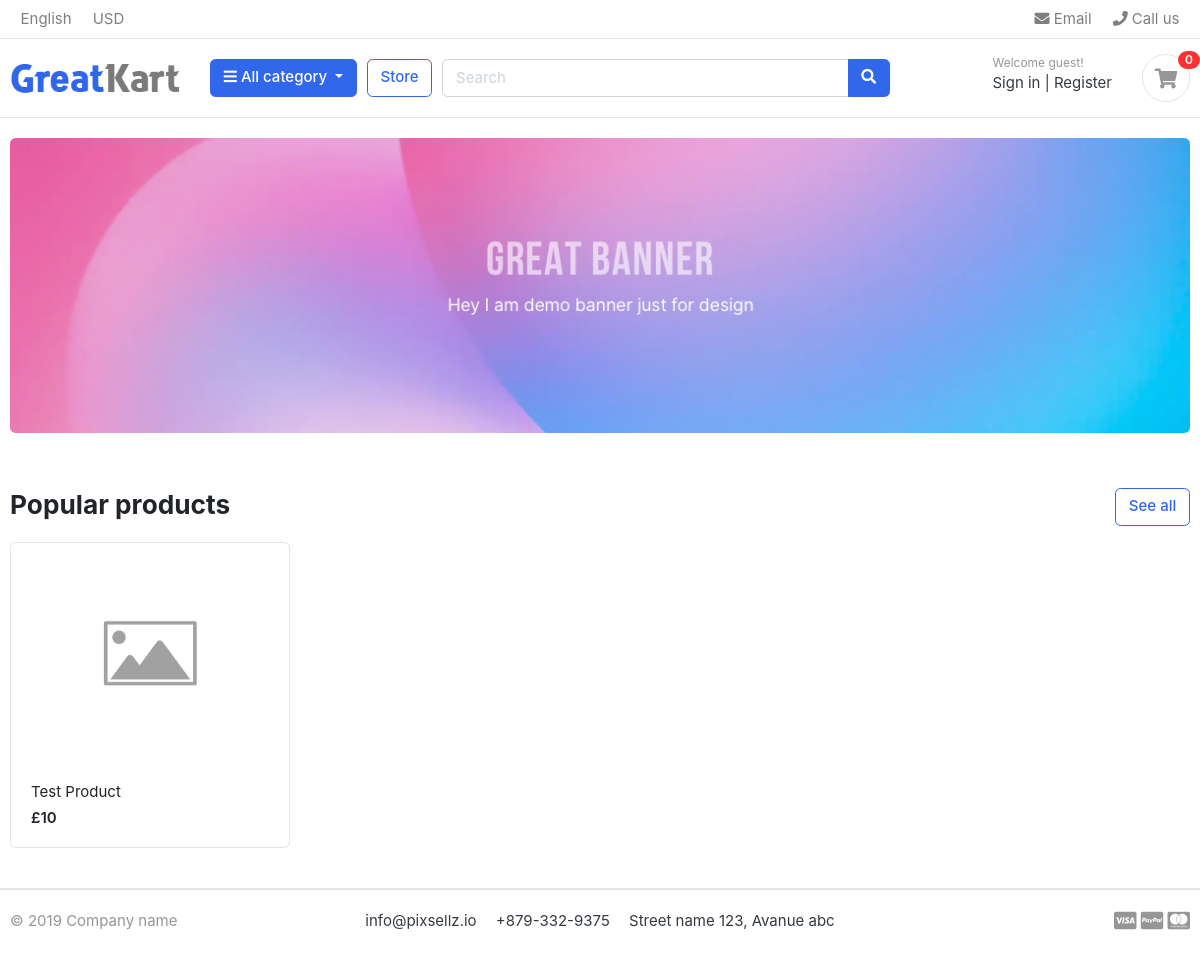
The page / on the database its author committed.
### store/models.py (models this page shows, shortened)
class Product(models.Model):
    product_name = models.CharField(max_length=200, unique=True)
    product_slug = models.SlugField(max_length=200, unique=True)
    product_sku = models.CharField(max_length=25, unique=True)
    product_description = models.CharField(max_length=500, blank=True)
    product_price = models.IntegerField()
    product_special_price = models.IntegerField(default=0)
    product_images = models.ImageField(upload_to='images/products', blank=True)
    product_stock = models.IntegerField()
    is_available = models.BooleanField(default=True)
    product_category = models.ForeignKey(Category, on_delete=models.CASCADE)
    created_at = models.DateTimeField(auto_now_add=True)
    updated_at = models.DateTimeField(auto_now=True)
    def get_product_url(self):
        return reverse('product_detail', args=[self.product_category.category_slug, self.product_slug])

### infiniteShopper/views.py (the view)
# urls.py: 2. Add a URL to urlpatterns:  path('', views.home, name='home')
def home(request):
    products = Product.objects.all().filter(is_available=True)
    context = {
        'products': products,
    }
    return render(request, 'home.html', context)

### cart/context_processors.py (called while the page is built)
def get_cart_item_total(request):
    try:
        cart = Cart.objects.get(quote_id=_get_quote_id(request))
        cart_items = CartItem.objects.filter(cart=cart, is_active=True)
        item_total = cart_items.count()
    except Cart.DoesNotExist:
        item_total = 0
    return dict(item_total=item_total)

### cart/views.py (called while the page is built)
def _get_quote_id(request):
    quote = request.session.session_key
    if not quote:
        quote = request.session.create
    return quote

### category/context_processors.py (called while the page is built)
def navigation_links(request):
    links = Category.objects.all()
    return dict(links=links)

### category/models.py (called while the page is built)
    def get_slug_url(self):
        return reverse('products_by_category', args=[self.category_slug])

### templates/home.html
{% extends 'base.html' %}
{% load static %}
{% block content %}
<section class="section-intro padding-y-sm">
<div class="container">
<div class="intro-banner-wrap">
	<img src="{% static 'images/banners/1.jpg' %}" class="img-fluid rounded">
</div>
</div>
</section>
<section class="section-name padding-y-sm">
<div class="container">
<header class="section-heading">
	<a href="{% url 'store' %}" class="btn btn-outline-primary float-right">See all</a>
	<h3 class="section-title">Popular products</h3>
</header>
<div class="row">
	{% for product in products %}
	<div class="col-md-3">
		<div class="card card-product-grid">
			<a href="{{ product.get_product_url }}" class="img-wrap"> <img src="{{ product.product_images.url }}"> </a>
			<figcaption class="info-wrap">
				<a href="{{ product.get_product_url }}" class="title">{{ product.product_name }}</a>
				<div class="price mt-1">£{{ product.product_price }}</div>
			</figcaption>
		</div>
	</div>
	{% endfor %}
</div>
</div>
</section>
</body>
</html>
{% endblock %}

### static/css/ui.css (style rules this page uses)
html { font-family: "Inter", sans-serif; font-size: 15px; }
.img-wrap { text-align: center; display: block; }
.img-wrap img { max-width: 100%; }
.padding-y-sm { padding-top: 20px; padding-bottom: 20px; }
.section-heading { margin-bottom: 20px; margin-top: 15px; }
.section-title { color: #212529; }
[class*=card-product] a.title { color: #212529; display: block; }
[class*=card-product] .img-wrap { overflow: hidden; position: relative; }
[class*=card-product] .img-wrap img { height: 100%; max-width: 100%; width: auto; display: inline-block; -o-object-fit: cover; object-fit: cover; }
.card-product-grid { margin-bottom: 20px; }
.card-product-grid .img-wrap { border-radius: 0.2rem 0.2rem 0 0; height: 220px; }
.card-product-grid .info-wrap { overflow: hidden; padding: 18px 20px; }
.card .img-wrap { overflow: hidden; }
.price { font-weight: 600; color: #212529; }

### rows shown on the page
Product: product_images (placeholder picture), product_name "Test Product", product_price "10"

### other values the page prints
{{ item_total }} "0"
